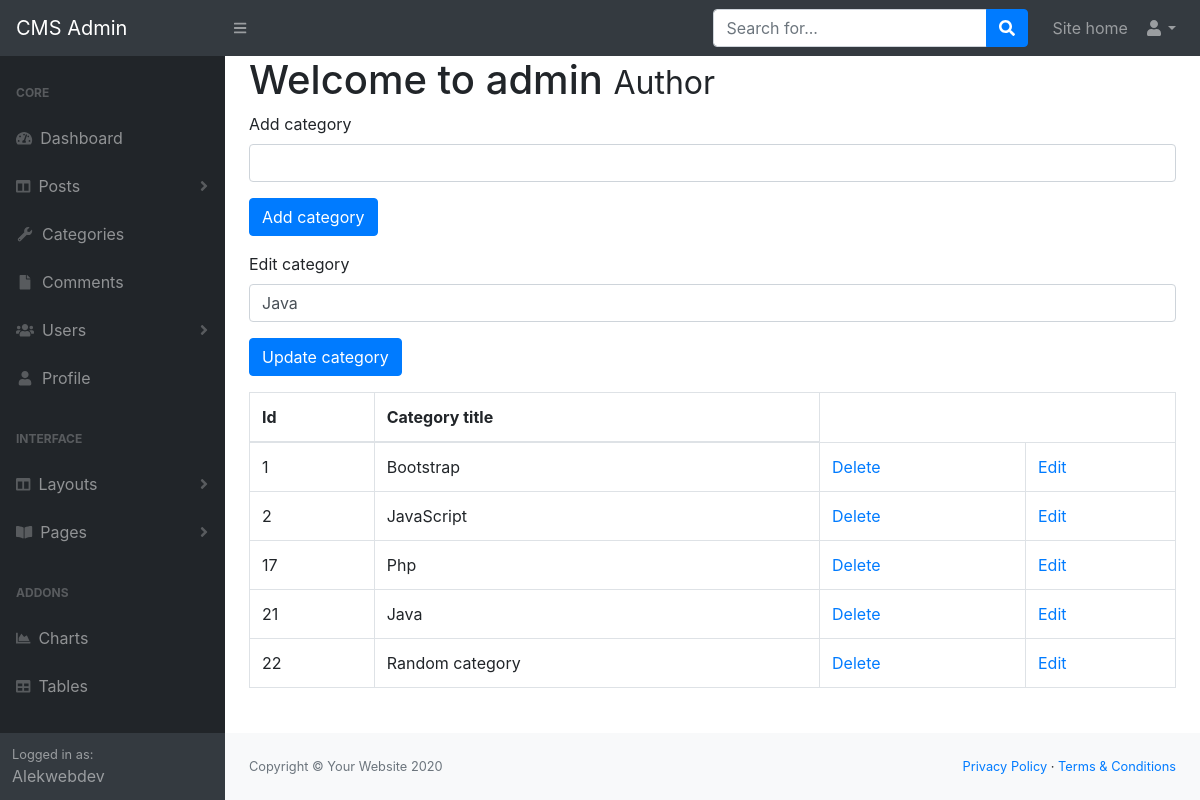
Screenshot of /admin/dist/categories.php?edit=21 with the database file from the repository.
### tables this page shows
CREATE TABLE `categories` (
  `cat_id` int(3) NOT NULL,
  `cat_title` varchar(255) NOT NULL
);

### admin/dist/functions.php (the view, shortened to what this page needs)
<?php
function find_all_categories() {
    global $connection;
    $query = "SELECT * FROM categories";
    $select_categories = mysqli_query($connection, $query);
    while($row = mysqli_fetch_assoc($select_categories)){
    $cat_id = $row['cat_id'];
    $cat_title = $row['cat_title'];
    echo "<tr>";
    echo "<td>{$cat_id}</td>";
    echo "<td>{$cat_title}</td>";
    echo "<td><a href='categories.php?delete={$cat_id}'>Delete</a></td>";
    echo "<td><a href='categories.php?edit={$cat_id}'>Edit</a></td>";
    echo "</tr>";
        }
}
?>

### admin/dist/update_categories.php (shortened to what this page needs)
<form action="" method ="post">
        <div class="form-group">
        <label for="cat_title">Edit category</label>
        <?php
            if(isset($_GET['edit'])){
                $cat_id = $_GET['edit'];
            $query = "SELECT * FROM categories WHERE cat_id = {$cat_id}";
            $select_categories_id = mysqli_query($connection, $query);
            while($row = mysqli_fetch_assoc($select_categories_id)){
                $cat_title = $row['cat_title'];
            }
            ?>
                <input value="<?php if(isset($cat_title)){echo $cat_title;}?>" class = "form-control" type="text" name="cat_title">
        <?php }
        ?>
        </div>
        <div class="form-group">
            <input class = "btn btn-primary" type="submit" name="update_category" value="Update category">
        </div>
    </form>

### rows the page displays
categories: cat_title "Java", cat_id "21"
categories: cat_id "1", cat_title "Bootstrap"
categories: cat_id "2", cat_title "JavaScript"
categories: cat_id "17", cat_title "Php"
categories: cat_id "22", cat_title "Random category"
